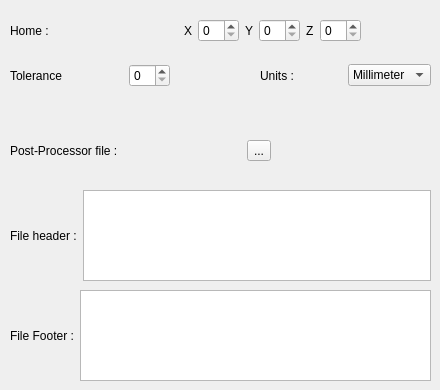
      <widget class="QWidget" name="page_gcode">
       <widget class="QWidget" name="horizontalLayoutWidget_3">
        <property name="geometry">
         <rect>
          <x>10</x>
          <y>10</y>
          <width>351</width>
          <height>41</height>
         </rect>
        </property>
        <layout class="QHBoxLayout" name="horizontalLayout_5">
         <item>
          <widget class="QLabel" name="label_3">
           <property name="text">
            <string>Home :</string>
           </property>
           <property name="buddy">
            <cstring>spinBox</cstring>
           </property>
          </widget>
         </item>
         <item>
          <spacer name="horizontalSpacer_4">
           <property name="orientation">
            <enum>Qt::Horizontal</enum>
           </property>
           <property name="sizeHint" stdset="0">
            <size>
             <width>40</width>
             <height>20</height>
            </size>
           </property>
          </spacer>
         </item>
         <item>
          <widget class="QLabel" name="label_8">
           <property name="text">
            <string>X</string>
           </property>
           <property name="buddy">
            <cstring>spinBox</cstring>
           </property>
          </widget>
         </item>
         <item>
          <widget class="QSpinBox" name="spinBox"/>
         </item>
         <item>
          <widget class="QLabel" name="label_9">
           <property name="text">
            <string>Y</string>
           </property>
           <property name="buddy">
            <cstring>spinBox_2</cstring>
           </property>
          </widget>
         </item>
         <item>
          <widget class="QSpinBox" name="spinBox_2"/>
         </item>
         <item>
          <widget class="QLabel" name="label_10">
           <property name="text">
            <string>Z</string>
           </property>
           <property name="buddy">
            <cstring>spinBox_3</cstring>
           </property>
          </widget>
         </item>
         <item>
          <widget class="QSpinBox" name="spinBox_3"/>
         </item>
        </layout>
       </widget>
       <widget class="QWidget" name="horizontalLayoutWidget_4">
        <property name="geometry">
         <rect>
          <x>10</x>
          <y>60</y>
          <width>160</width>
          <height>31</height>
         </rect>
        </property>
        <layout class="QHBoxLayout" name="horizontalLayout_6">
         <item>
          <widget class="QLabel" name="label_4">
           <property name="text">
            <string>Tolerance</string>
           </property>
          </widget>
         </item>
         <item>
          <spacer name="horizontalSpacer_6">
           <property name="orientation">
            <enum>Qt::Horizontal</enum>
           </property>
           <property name="sizeHint" stdset="0">
            <size>
             <width>40</width>
             <height>20</height>
            </size>
           </property>
          </spacer>
         </item>
         <item>
          <widget class="QSpinBox" name="tolGCodeSB"/>
         </item>
        </layout>
       </widget>
       <widget class="QWidget" name="horizontalLayoutWidget_5">
        <property name="geometry">
         <rect>
          <x>10</x>
          <y>130</y>
          <width>261</width>
          <height>41</height>
         </rect>
        </property>
        <layout class="QHBoxLayout" name="horizontalLayout_7">
         <item>
          <widget class="QLabel" name="label_11">
           <property name="text">
            <string>Post-Processor file :</string>
           </property>
           <property name="buddy">
            <cstring>toolButton</cstring>
           </property>
          </widget>
         </item>
         <item>
          <spacer name="horizontalSpacer_5">
           <property name="orientation">
            <enum>Qt::Horizontal</enum>
           </property>
           <property name="sizeHint" stdset="0">
            <size>
             <width>40</width>
             <height>20</height>
            </size>
           </property>
          </spacer>
         </item>
         <item>
          <widget class="QToolButton" name="toolButton">
           <property name="text">
            <string>...</string>
           </property>
          </widget>
         </item>
        </layout>
       </widget>
       <widget class="QWidget" name="horizontalLayoutWidget_6">
        <property name="geometry">
         <rect>
          <x>10</x>
          <y>190</y>
          <width>421</width>
          <height>91</height>
         </rect>
        </property>
        <layout class="QHBoxLayout" name="horizontalLayout_8">
         <item>
          <widget class="QLabel" name="label_12">
           <property name="text">
            <string>File header :</string>
           </property>
           <property name="buddy">
            <cstring>textEdit</cstring>
           </property>
          </widget>
         </item>
         <item>
          <widget class="QTextEdit" name="textEdit"/>
         </item>
        </layout>
       </widget>
       <widget class="QWidget" name="horizontalLayoutWidget_7">
        <property name="geometry">
         <rect>
          <x>10</x>
          <y>290</y>
          <width>421</width>
          <height>91</height>
         </rect>
        </property>
        <layout class="QHBoxLayout" name="horizontalLayout_9">
         <item>
          <widget class="QLabel" name="label_13">
           <property name="text">
            <string>File Footer :</string>
           </property>
           <property name="buddy">
            <cstring>textEdit_2</cstring>
           </property>
          </widget>
         </item>
         <item>
          <widget class="QTextEdit" name="textEdit_2"/>
         </item>
        </layout>
       </widget>
       <widget class="QWidget" name="horizontalLayoutWidget">
        <property name="geometry">
         <rect>
          <x>260</x>
          <y>60</y>
          <width>171</width>
          <height>31</height>
         </rect>
        </property>
        <layout class="QHBoxLayout" name="horizontalLayout_15">
         <item>
          <widget class="QLabel" name="label_19">
           <property name="text">
            <string>Units :</string>
           </property>
           <property name="buddy">
            <cstring>unitsCB</cstring>
           </property>
          </widget>
         </item>
         <item>
          <widget class="QComboBox" name="unitsCB">
           <item>
            <property name="text">
             <string>Millimeter</string>
            </property>
           </item>
           <item>
            <property name="text">
             <string>Inch</string>
            </property>
           </item>
          </widget>
         </item>
        </layout>
       </widget>
      </widget>
